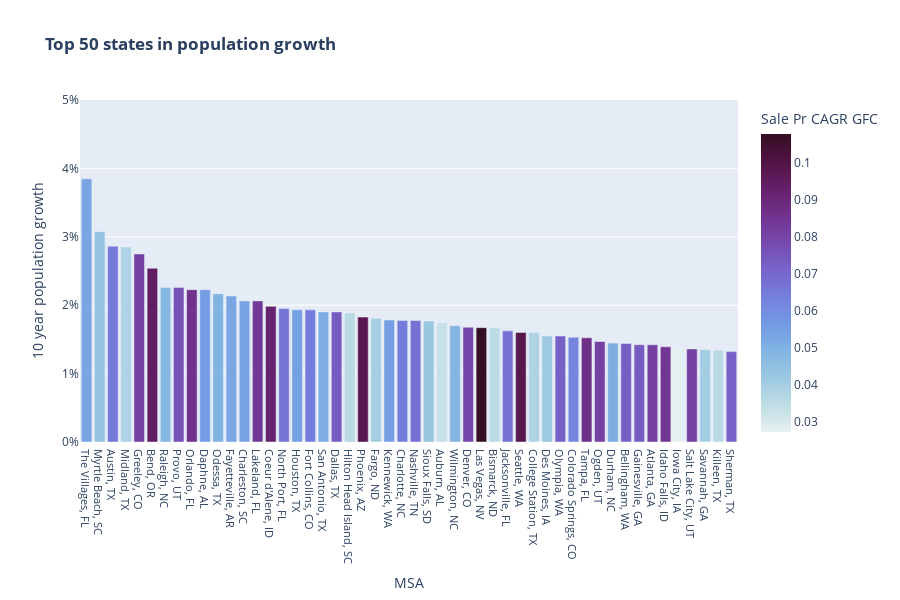

Notebook code cell kept with this figure:
### Code cell
def population_func():
    
    min_population=50000
    columns_needed=['MSA','Sale Pr CAGR GFC','Population 10 year CAGR','Population','Density']
    population_df=combined_df[columns_needed].dropna(subset=columns_needed)
    population_df=population_df[population_df['Population']>min_population]
    population_df.set_index('MSA',inplace=True)
    population_df.drop(columns=['Population'],inplace=True)
    population_50=population_df.nlargest(50, 'Population 10 year CAGR')
    population_50.reset_index(inplace=True)
    
    population50_bar = px.bar(population_50,
                       x="MSA",
                       y="Population 10 year CAGR",
                       color="Sale Pr CAGR GFC",
                       color_continuous_scale='dense',
                       title= "<b>Top 50 states in population growth</b>",
                       height=600
                       )


    population50_bar.update_layout(
        xaxis_tickfont_size=11,
        xaxis = dict(
        tickmode = 'linear',
        dtick = 1,
        ),
        yaxis= dict(
        tickformat=',.0%',
        range= [0,.05],
        title='10 year population growth'
        )
        )                        
         
    return population50_bar  
        
population_func()

### Figure 1 — Plotly figure (JSON) as saved in the notebook; plotly's stock layout.template omitted (floating-point values rounded to 4 significant figures)
{"data": [{"alignmentgroup": "True", "hovertemplate": "MSA=%{x}<br>Population 10 year CAGR=%{y}<br>Sale Pr CAGR GFC=%{marker.color}<extra></extra>", "legendgroup": "", "marker": {"color": [0.05321, 0.04392, 0.06547, 0.03843, 0.08123, 0.09397, 0.04781, 0.07642, 0.08587, 0.05578, 0.04929, 0.05285, 0.05412, 0.0839, 0.09201, 0.06658, 0.05477, 0.06423, 0.05116, 0.07349, 0.03577, 0.09804, 0.04, 0.05526, 0.06422, 0.06817, 0.04252, 0.03343, 0.04869, 0.07941, 0.1077, 0.03501, 0.06759, 0.09796, 0.03828, 0.04162, 0.07203, 0.06244, 0.08695, 0.08072, 0.05048, 0.07254, 0.07351, 0.08184, 0.08486, 0.02715, 0.08126, 0.04047, 0.03594, 0.07158], "coloraxis": "coloraxis"}, "name": "", "offsetgroup": "", "orientation": "v", "showlegend": false, "textposition": "auto", "type": "bar", "x": ["The Villages, FL", "Myrtle Beach, SC", "Austin, TX", "Midland, TX", "Greeley, CO", "Bend, OR", "Raleigh, NC", "Provo, UT", "Orlando, FL", "Daphne, AL", "Odessa, TX", "Fayetteville, AR", "Charleston, SC", "Lakeland, FL", "Coeur d'Alene, ID", "North Port, FL", "Houston, TX", "Fort Collins, CO", "San Antonio, TX", "Dallas, TX", "Hilton Head Island, SC", "Phoenix, AZ", "Fargo, ND", "Kennewick, WA", "Charlotte, NC", "Nashville, TN", "Sioux Falls, SD", "Auburn, AL", "Wilmington, NC", "Denver, CO", "Las Vegas, NV", "Bismarck, ND", "Jacksonville, FL", "Seattle, WA", "College Station, TX", "Des Moines, IA", "Olympia, WA", "Colorado Springs, CO", "Tampa, FL", "Ogden, UT", "Durham, NC", "Bellingham, WA", "Gainesville, GA", "Atlanta, GA", "Idaho Falls, ID", "Iowa City, IA", "Salt Lake City, UT", "Savannah, GA", "Killeen, TX", "Sherman, TX"], "xaxis": "x", "y": [0.03847, 0.03075, 0.02863, 0.02851, 0.02749, 0.0254, 0.0226, 0.02257, 0.02227, 0.02226, 0.02165, 0.02135, 0.02063, 0.02063, 0.01984, 0.01952, 0.01934, 0.01932, 0.01902, 0.01902, 0.01888, 0.01827, 0.0181, 0.01784, 0.01778, 0.01776, 0.01768, 0.01747, 0.01698, 0.01678, 0.01671, 0.01668, 0.01625, 0.01603, 0.01601, 0.01549, 0.01549, 0.01531, 0.01523, 0.01469, 0.01446, 0.01441, 0.01423, 0.01421, 0.01391, 0.01379, 0.01361, 0.0135, 0.01342, 0.01321], "yaxis": "y"}], "layout": {"barmode": "relative", "coloraxis": {"colorbar": {"title": {"text": "Sale Pr CAGR GFC"}}, "colorscale": [[0, "rgb(230, 240, 240)"], [0.09091, "rgb(191, 221, 229)"], [0.1818, "rgb(156, 201, 226)"], [0.2727, "rgb(129, 180, 227)"], [0.3636, "rgb(115, 154, 228)"], [0.4545, "rgb(117, 127, 221)"], [0.5455, "rgb(120, 100, 202)"], [0.6364, "rgb(119, 74, 175)"], [0.7273, "rgb(113, 50, 141)"], [0.8182, "rgb(100, 31, 104)"], [0.9091, "rgb(80, 20, 66)"], [1, "rgb(54, 14, 36)"]]}, "height": 600, "legend": {"tracegroupgap": 0}, "title": {"text": "<b>Top 50 states in population growth</b>"}, "xaxis": {"anchor": "y", "domain": [0, 1], "dtick": 1, "tickfont": {"size": 11}, "tickmode": "linear", "title": {"text": "MSA"}}, "yaxis": {"anchor": "x", "domain": [0, 1], "range": [0, 0.05], "tickformat": ",.0%", "title": {"text": "10 year population growth"}}}}
